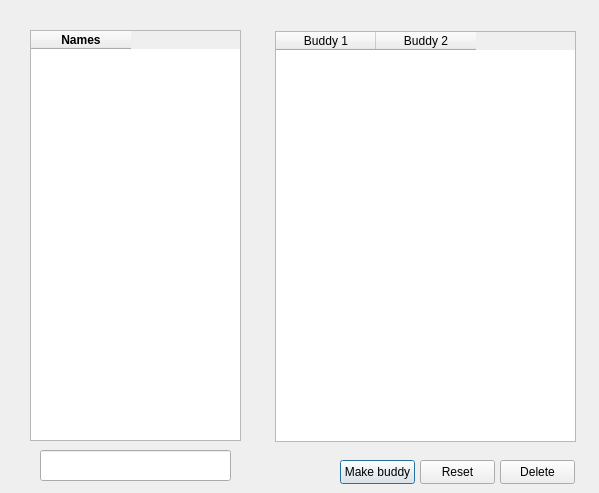
<?xml version="1.0" encoding="UTF-8"?>
<ui version="4.0">
 <class>Dialog</class>
 <widget class="QDialog" name="Dialog">
  <property name="geometry">
   <rect>
    <x>0</x>
    <y>0</y>
    <width>599</width>
    <height>493</height>
   </rect>
  </property>
  <property name="windowTitle">
   <string>Dialog</string>
  </property>
  <widget class="QPushButton" name="buddy">
   <property name="geometry">
    <rect>
     <x>340</x>
     <y>460</y>
     <width>75</width>
     <height>24</height>
    </rect>
   </property>
   <property name="text">
    <string>Make buddy</string>
   </property>
  </widget>
  <widget class="QPushButton" name="reset">
   <property name="geometry">
    <rect>
     <x>420</x>
     <y>460</y>
     <width>75</width>
     <height>24</height>
    </rect>
   </property>
   <property name="text">
    <string>Reset</string>
   </property>
  </widget>
  <widget class="QPushButton" name="pushButton">
   <property name="geometry">
    <rect>
     <x>500</x>
     <y>460</y>
     <width>75</width>
     <height>24</height>
    </rect>
   </property>
   <property name="text">
    <string>Delete</string>
   </property>
  </widget>
  <widget class="QTableWidget" name="tableWidget">
   <property name="geometry">
    <rect>
     <x>30</x>
     <y>30</y>
     <width>211</width>
     <height>411</height>
    </rect>
   </property>
   <column>
    <property name="text">
     <string>Names</string>
    </property>
    <property name="font">
     <font>
      <bold>true</bold>
     </font>
    </property>
   </column>
  </widget>
  <widget class="QTableWidget" name="tableWidget_2">
   <property name="geometry">
    <rect>
     <x>275</x>
     <y>31</y>
     <width>301</width>
     <height>411</height>
    </rect>
   </property>
   <column>
    <property name="text">
     <string>Buddy 1</string>
    </property>
   </column>
   <column>
    <property name="text">
     <string>Buddy 2</string>
    </property>
   </column>
  </widget>
  <widget class="QLineEdit" name="lineEdit">
   <property name="geometry">
    <rect>
     <x>40</x>
     <y>450</y>
     <width>191</width>
     <height>31</height>
    </rect>
   </property>
  </widget>
 </widget>
 <resources/>
 <connections/>
</ui>
